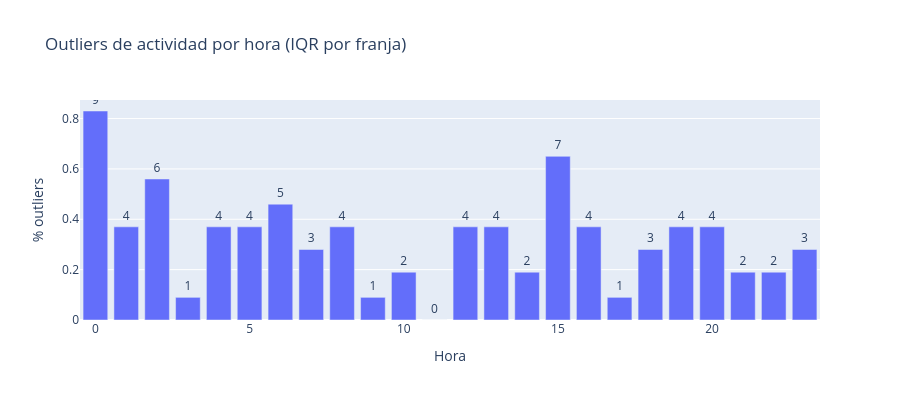

Notebook source saved alongside this figure:
### Markdown cell above
## 4. Outliers de actividad por franja horaria

IQR calculado por hora para respetar el patrón diurno. Así detectamos outliers *relativos a su franja*, no al global.

### Code cell
def count_outliers_by_group(group):
    q1 = group["actividad"].quantile(0.25)
    q3 = group["actividad"].quantile(0.75)
    iqr = q3 - q1
    lower, upper = q1 - 1.5 * iqr, q3 + 1.5 * iqr
    n_out = ((group["actividad"] < lower) | (group["actividad"] > upper)).sum()
    return pd.Series({"n_outliers": n_out, "total": len(group), "pct": round(n_out / len(group) * 100, 2)})

by_hour = df.groupby("hour").apply(count_outliers_by_group).reset_index()

fig = go.Figure()
fig.add_trace(go.Bar(x=by_hour["hour"], y=by_hour["pct"], name="% outliers",
                     text=by_hour["n_outliers"], textposition="outside"))
fig.update_layout(title="Outliers de actividad por hora (IQR por franja)",
                  xaxis_title="Hora", yaxis_title="% outliers", height=400)
fig.show()

### Figure 1 — Plotly figure (JSON) as saved in the notebook; plotly's stock layout.template omitted (floating-point values rounded to 4 significant figures)
{"data": [{"name": "% outliers", "text": [9.0, 4.0, 6.0, 1.0, 4.0, 4.0, 5.0, 3.0, 4.0, 1.0, 2.0, 0.0, 4.0, 4.0, 2.0, 7.0, 4.0, 1.0, 3.0, 4.0, 4.0, 2.0, 2.0, 3.0], "textposition": "outside", "type": "bar", "x": [0, 1, 2, 3, 4, 5, 6, 7, 8, 9, 10, 11, 12, 13, 14, 15, 16, 17, 18, 19, 20, 21, 22, 23], "y": [0.83, 0.37, 0.56, 0.09, 0.37, 0.37, 0.46, 0.28, 0.37, 0.09, 0.19, 0.0, 0.37, 0.37, 0.19, 0.65, 0.37, 0.09, 0.28, 0.37, 0.37, 0.19, 0.19, 0.28]}], "layout": {"height": 400, "title": {"text": "Outliers de actividad por hora (IQR por franja)"}, "xaxis": {"title": {"text": "Hora"}}, "yaxis": {"title": {"text": "% outliers"}}}}
